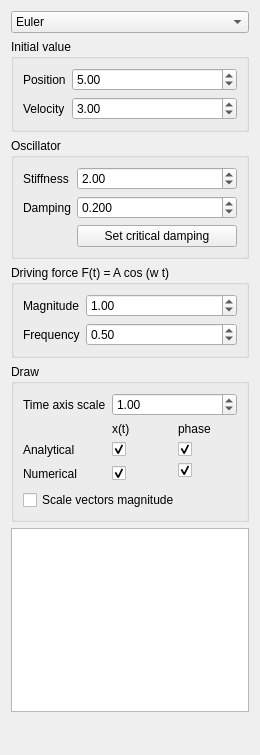
<?xml version="1.0" encoding="UTF-8"?>
<ui version="4.0">
 <class>WidgetTestIntegrators</class>
 <widget class="QWidget" name="WidgetTestIntegrators">
  <property name="geometry">
   <rect>
    <x>0</x>
    <y>0</y>
    <width>260</width>
    <height>755</height>
   </rect>
  </property>
  <property name="maximumSize">
   <size>
    <width>260</width>
    <height>16777215</height>
   </size>
  </property>
  <property name="windowTitle">
   <string>Form</string>
  </property>
  <layout class="QVBoxLayout" name="verticalLayout">
   <item>
    <widget class="QComboBox" name="integrator">
     <item>
      <property name="text">
       <string>Euler</string>
      </property>
     </item>
     <item>
      <property name="text">
       <string>Symplectic Euler</string>
      </property>
     </item>
     <item>
      <property name="text">
       <string>Midpoint</string>
      </property>
     </item>
     <item>
      <property name="text">
       <string>RK2 (Heun)</string>
      </property>
     </item>
     <item>
      <property name="text">
       <string>RK4</string>
      </property>
     </item>
     <item>
      <property name="text">
       <string>Verlet</string>
      </property>
     </item>
    </widget>
   </item>
   <item>
    <widget class="QGroupBox" name="groupBox_2">
     <property name="title">
      <string>Initial value</string>
     </property>
     <layout class="QFormLayout" name="formLayout_2">
      <item row="0" column="0">
       <widget class="QLabel" name="label_6">
        <property name="text">
         <string>Position</string>
        </property>
       </widget>
      </item>
      <item row="0" column="1">
       <widget class="QDoubleSpinBox" name="initialPos">
        <property name="minimum">
         <double>-10.000000000000000</double>
        </property>
        <property name="maximum">
         <double>10.000000000000000</double>
        </property>
        <property name="value">
         <double>5.000000000000000</double>
        </property>
       </widget>
      </item>
      <item row="1" column="0">
       <widget class="QLabel" name="label_5">
        <property name="text">
         <string>Velocity</string>
        </property>
       </widget>
      </item>
      <item row="1" column="1">
       <widget class="QDoubleSpinBox" name="initialVel">
        <property name="minimum">
         <double>-10.000000000000000</double>
        </property>
        <property name="maximum">
         <double>10.000000000000000</double>
        </property>
        <property name="value">
         <double>3.000000000000000</double>
        </property>
       </widget>
      </item>
     </layout>
    </widget>
   </item>
   <item>
    <widget class="QGroupBox" name="groupBox">
     <property name="title">
      <string>Oscillator</string>
     </property>
     <layout class="QFormLayout" name="formLayout">
      <item row="0" column="0">
       <widget class="QLabel" name="label">
        <property name="text">
         <string>Stiffness</string>
        </property>
       </widget>
      </item>
      <item row="0" column="1">
       <widget class="QDoubleSpinBox" name="stiffness">
        <property name="maximum">
         <double>1000.000000000000000</double>
        </property>
        <property name="value">
         <double>2.000000000000000</double>
        </property>
       </widget>
      </item>
      <item row="1" column="0">
       <widget class="QLabel" name="label_2">
        <property name="text">
         <string>Damping</string>
        </property>
       </widget>
      </item>
      <item row="1" column="1">
       <widget class="QDoubleSpinBox" name="damping">
        <property name="decimals">
         <number>3</number>
        </property>
        <property name="maximum">
         <double>1000.000000000000000</double>
        </property>
        <property name="singleStep">
         <double>0.100000000000000</double>
        </property>
        <property name="value">
         <double>0.200000000000000</double>
        </property>
       </widget>
      </item>
      <item row="2" column="1">
       <widget class="QPushButton" name="btnCriticalDamp">
        <property name="text">
         <string>Set critical damping</string>
        </property>
       </widget>
      </item>
     </layout>
    </widget>
   </item>
   <item>
    <widget class="QGroupBox" name="groupBox_3">
     <property name="title">
      <string>Driving force F(t) = A cos (w t)</string>
     </property>
     <layout class="QFormLayout" name="formLayout_3">
      <item row="0" column="0">
       <widget class="QLabel" name="label_3">
        <property name="text">
         <string>Magnitude</string>
        </property>
       </widget>
      </item>
      <item row="0" column="1">
       <widget class="QDoubleSpinBox" name="forceMagnitude">
        <property name="maximum">
         <double>1000.000000000000000</double>
        </property>
        <property name="value">
         <double>1.000000000000000</double>
        </property>
       </widget>
      </item>
      <item row="1" column="0">
       <widget class="QLabel" name="label_4">
        <property name="text">
         <string>Frequency</string>
        </property>
       </widget>
      </item>
      <item row="1" column="1">
       <widget class="QDoubleSpinBox" name="forceFrequency">
        <property name="maximum">
         <double>1000.000000000000000</double>
        </property>
        <property name="value">
         <double>0.500000000000000</double>
        </property>
       </widget>
      </item>
     </layout>
    </widget>
   </item>
   <item>
    <widget class="QGroupBox" name="groupBox_4">
     <property name="title">
      <string>Draw</string>
     </property>
     <layout class="QGridLayout" name="gridLayout_2">
      <item row="2" column="2">
       <widget class="QCheckBox" name="drawPhaseAnalytic">
        <property name="text">
         <string/>
        </property>
        <property name="checked">
         <bool>true</bool>
        </property>
       </widget>
      </item>
      <item row="3" column="2">
       <widget class="QCheckBox" name="drawPhaseNumerical">
        <property name="text">
         <string/>
        </property>
        <property name="checked">
         <bool>true</bool>
        </property>
       </widget>
      </item>
      <item row="3" column="1" rowspan="2">
       <widget class="QCheckBox" name="drawOscillationNumerical">
        <property name="text">
         <string/>
        </property>
        <property name="checked">
         <bool>true</bool>
        </property>
       </widget>
      </item>
      <item row="2" column="0">
       <widget class="QLabel" name="label_11">
        <property name="text">
         <string>Analytical</string>
        </property>
       </widget>
      </item>
      <item row="1" column="1">
       <widget class="QLabel" name="label_8">
        <property name="text">
         <string>x(t)</string>
        </property>
       </widget>
      </item>
      <item row="3" column="0" rowspan="2">
       <widget class="QLabel" name="label_10">
        <property name="text">
         <string>Numerical</string>
        </property>
       </widget>
      </item>
      <item row="2" column="1">
       <widget class="QCheckBox" name="drawOscillationAnalytic">
        <property name="text">
         <string/>
        </property>
        <property name="checked">
         <bool>true</bool>
        </property>
       </widget>
      </item>
      <item row="1" column="2">
       <widget class="QLabel" name="label_9">
        <property name="text">
         <string>phase</string>
        </property>
       </widget>
      </item>
      <item row="0" column="0">
       <widget class="QLabel" name="label_7">
        <property name="text">
         <string>Time axis scale</string>
        </property>
       </widget>
      </item>
      <item row="0" column="1" colspan="2">
       <widget class="QDoubleSpinBox" name="timeScale">
        <property name="decimals">
         <number>2</number>
        </property>
        <property name="maximum">
         <double>100.000000000000000</double>
        </property>
        <property name="singleStep">
         <double>0.100000000000000</double>
        </property>
        <property name="value">
         <double>1.000000000000000</double>
        </property>
       </widget>
      </item>
      <item row="5" column="0" colspan="3">
       <widget class="QCheckBox" name="drawScaleVectors">
        <property name="text">
         <string>Scale vectors magnitude</string>
        </property>
       </widget>
      </item>
     </layout>
    </widget>
   </item>
   <item>
    <widget class="QTextEdit" name="textSimVals">
     <property name="sizePolicy">
      <sizepolicy hsizetype="Expanding" vsizetype="Preferred">
       <horstretch>0</horstretch>
       <verstretch>0</verstretch>
      </sizepolicy>
     </property>
     <property name="font">
      <font>
       <pointsize>8</pointsize>
      </font>
     </property>
     <property name="readOnly">
      <bool>true</bool>
     </property>
    </widget>
   </item>
   <item>
    <spacer name="verticalSpacer">
     <property name="orientation">
      <enum>Qt::Orientation::Vertical</enum>
     </property>
     <property name="sizeHint" stdset="0">
      <size>
       <width>20</width>
       <height>40</height>
      </size>
     </property>
    </spacer>
   </item>
  </layout>
 </widget>
 <resources/>
 <connections/>
</ui>
